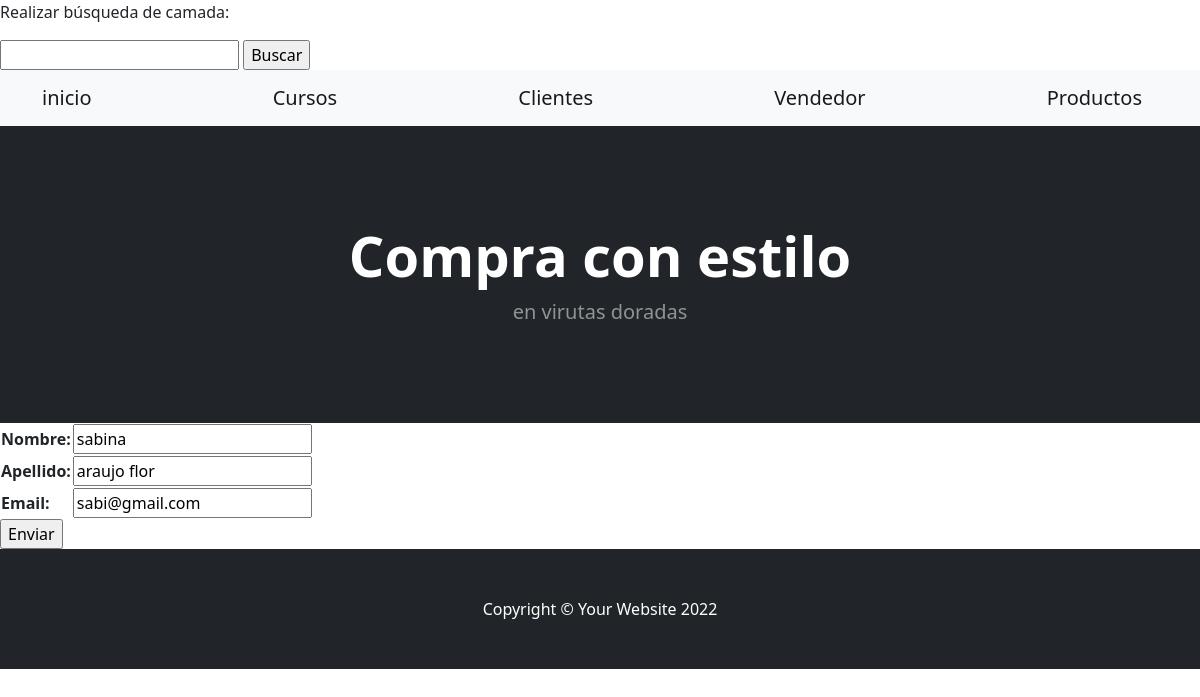
Page /App1/editarvendedor/sabina/ on the committed database.
### App1/models.py (models this page shows, shortened)
class Profesor (models.Model):
    nombre =models.CharField(max_length=30)            #ESTO CORRESPONDE A LO QUE AHORA ES ---VENDEDOR---
    apellido =models.CharField(max_length=30)
    email =models.EmailField()

### App1/views.py (the view)
# urls.py: path('editarvendedor/<vendedor_nombre>/', views.editarvendedor, name='Editarvendedor'), # type: ignore
def editarvendedor (request, vendedor_nombre):
    vendedor= Profesor.objects.get(nombre= vendedor_nombre)
    if request.method == 'POST':
        miformulario = Vendedorformulario(request.POST)
        print(miformulario)
        if miformulario.is_valid:
            informacion = miformulario.cleaned_data
            vendedor.nombre= informacion['nombre']
            vendedor.apellido= informacion['apellido']
            vendedor.email= informacion['email']
            vendedor.save()
            return render(request, "index.html")
    else:
        miformulario= Vendedorformulario(initial={'nombre': vendedor.nombre,
                                                  'apellido': vendedor.apellido,
                                                  'email': vendedor.email})
        return render(request, "editarvendedor.html", {"miformulario": miformulario,
                                                       "vendedor_nombre": vendedor_nombre})

### App1/forms.py
class Vendedorformulario (forms.Form):
    nombre =forms.CharField(max_length=30)
    apellido =forms.CharField(max_length=30)
    email =forms.EmailField()

### App1/template/editarvendedor.html (shortened to what this page needs)
{% extends 'padre.html' %}
{% load static %}
{% block contenidoquecambia %}
<form action="" method="POST">{% csrf_token %}
    <table>
        {{   miformulario.as_table}}
    </table>
    <input type="submit" value="Enviar" >
<form>
{% endblock %}

### rows in the picture
Profesor: nombre "sabina", apellido "araujo flor", email "sabi@gmail.com"
